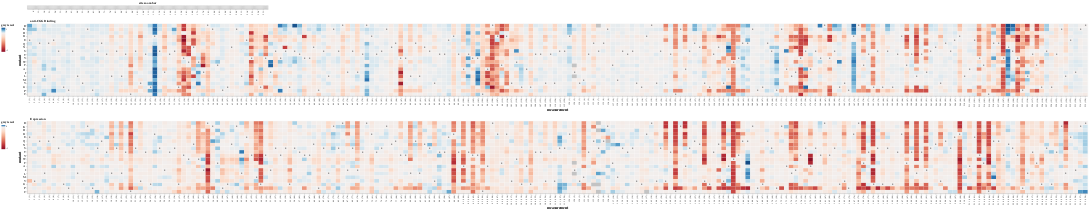

Here is the notebook cell this chart was saved with:
### Code cell
# Combine the two heatmaps with the zoom bar - you have to add the selections here backwards to get the right order - why!?
final_plot = (zoom_bar & binding_heatmap & expression_heatmap)

final_plot

### Figure 1 — Vega-Lite specification as saved in the notebook (floating-point values rounded to 4 significant figures; data arrays with more than 128 entries replaced by an {"elided": "..."} marker saying what was removed)
{"config": {"view": {"continuousWidth": 400, "continuousHeight": 300}}, "vconcat": [{"data": {"name": "data-f3cd122e09566747485ef22d4ca5e726"}, "mark": {"type": "rect", "color": "lightgray"}, "encoding": {"x": {"type": "ordinal", "axis": {"values": [1, 6, 11, 16, 21, 26, 31, 36, 41, 46, 51, 56, 61, 66, 71, 76, 81, 86, 91, 96, 101, 106, 111, 116, 121, 126, 131, 136, 141, 146, 151, 156, 161, 166, 171, 176, 181, 186, 191, 196, 201, 206, 211, 216, 221, 226, 231]}, "field": "site", "title": null}}, "height": 15, "selection": {"selector009": {"type": "interval", "encodings": ["x"], "mark": {"stroke": "black", "strokeWidth": 2}}}, "title": "site zoom bar", "width": 1000}, {"layer": [{"mark": "rect", "encoding": {"color": {"type": "quantitative", "field": "Binding", "legend": {"gradientLength": 100, "orient": "left", "title": "grey is n.d."}, "scale": {"clamp": true, "domainMid": 0, "reverse": false, "scheme": "redblue"}}, "stroke": {"value": "black"}, "strokeWidth": {"condition": {"value": 2, "selection": "selector010"}, "value": 0}, "tooltip": [{"type": "nominal", "field": "target", "title": "Variant"}, {"type": "nominal", "field": "mutation", "title": "Mutation"}, {"type": "quantitative", "field": "Expression", "format": ".2f", "title": "Change in Expression"}, {"type": "quantitative", "field": "Binding", "format": ".2f", "title": "Change in CGG Binding Affinity"}, {"type": "quantitative", "field": "Abundance", "format": ".0f", "title": "Abundance"}, {"type": "quantitative", "field": "Rate", "format": ".2f", "title": "Rate"}, {"type": "quantitative", "field": "Enrichment", "format": ".2f", "title": "Enrichment"}, {"type": "nominal", "field": "annotation", "title": "Annotation"}, {"type": "nominal", "field": "chain", "title": ""}], "x": {"type": "ordinal", "axis": {"titleFontSize": 15}, "field": "measurement", "sort": {"field": "site", "order": "ascending"}}, "y": {"type": "ordinal", "axis": {"labelFontSize": 12, "titleFontSize": 15}, "field": "mutant", "sort": ["R", "K", "H", "D", "E", "Q", "N", "S", "T", "Y", "W", "F", "A", "I", "L", "M", "V", "G", "P", "C", "*"]}}, "selection": {"selector012": {"type": "interval", "bind": "scales", "encodings": ["x", "y"]}, "selector010": {"type": "single", "encodings": ["x", "y"], "on": "mouseover", "empty": "none"}, "selector009": {"type": "interval", "encodings": ["x"], "mark": {"stroke": "black", "strokeWidth": 2}}, "selector011": {"type": "single", "fields": ["metric"], "bind": {"input": "select", "options": ["IMGT_Site", "Chain_Site"], "labels": ["IMGT Position", "Chain Name"], "name": "Select x-axis annotation: "}, "init": {"metric": "IMGT_Site"}}}, "transform": [{"fold": ["IMGT_Site", "Chain_Site"], "as": ["metric", "measurement"]}, {"filter": {"selection": "selector011"}}]}, {"mark": {"type": "rect", "opacity": 0.5}, "encoding": {"color": {"type": "nominal", "field": "Binding", "legend": null, "scale": {"scheme": "greys"}}, "x": {"type": "ordinal", "axis": {"titleFontSize": 15}, "field": "measurement", "sort": {"field": "site", "order": "ascending"}}, "y": {"type": "ordinal", "axis": {"labelFontSize": 12, "titleFontSize": 15}, "field": "mutant", "sort": ["R", "K", "H", "D", "E", "Q", "N", "S", "T", "Y", "W", "F", "A", "I", "L", "M", "V", "G", "P", "C", "*"]}}, "transform": [{"fold": ["IMGT_Site", "Chain_Site"], "as": ["metric", "measurement"]}, {"filter": {"selection": "selector011"}}, {"filter": "!isValid(datum.Binding)"}]}, {"mark": {"type": "text", "color": "black"}, "encoding": {"text": {"type": "nominal", "field": "wildtype_code"}, "x": {"type": "ordinal", "axis": {"titleFontSize": 15}, "field": "measurement", "sort": {"field": "site", "order": "ascending"}}, "y": {"type": "ordinal", "axis": {"labelFontSize": 12, "titleFontSize": 15}, "field": "mutant", "sort": ["R", "K", "H", "D", "E", "Q", "N", "S", "T", "Y", "W", "F", "A", "I", "L", "M", "V", "G", "P", "C", "*"]}}, "transform": [{"fold": ["IMGT_Site", "Chain_Site"], "as": ["metric", "measurement"]}, {"filter": {"selection": "selector011"}}]}], "data": {"name": "data-d8720a89c25a148456fe2011bd6ff64f"}, "height": 300, "title": {"text": "anti-CGG Binding", "anchor": "start", "dx": 120}, "transform": [{"filter": {"selection": "selector009"}}]}, {"layer": [{"mark": "rect", "encoding": {"color": {"type": "quantitative", "field": "Expression", "legend": {"gradientLength": 100, "orient": "left", "title": "grey is n.d."}, "scale": {"clamp": true, "domainMid": 0, "reverse": false, "scheme": "redblue"}}, "stroke": {"value": "black"}, "strokeWidth": {"condition": {"value": 2, "selection": "selector010"}, "value": 0}, "tooltip": [{"type": "nominal", "field": "target", "title": "Variant"}, {"type": "nominal", "field": "mutation", "title": "Mutation"}, {"type": "quantitative", "field": "Expression", "format": ".2f", "title": "Change in Expression"}, {"type": "quantitative", "field": "Binding", "format": ".2f", "title": "Change in CGG Binding Affinity"}, {"type": "quantitative", "field": "Abundance", "format": ".0f", "title": "Abundance"}, {"type": "quantitative", "field": "Rate", "format": ".2f", "title": "Rate"}, {"type": "quantitative", "field": "Enrichment", "format": ".2f", "title": "Enrichment"}, {"type": "nominal", "field": "annotation", "title": "Annotation"}, {"type": "nominal", "field": "chain", "title": ""}], "x": {"type": "ordinal", "axis": {"titleFontSize": 15}, "field": "measurement", "sort": {"field": "site", "order": "ascending"}}, "y": {"type": "ordinal", "axis": {"labelFontSize": 12, "titleFontSize": 15}, "field": "mutant", "sort": ["R", "K", "H", "D", "E", "Q", "N", "S", "T", "Y", "W", "F", "A", "I", "L", "M", "V", "G", "P", "C", "*"]}}, "selection": {"selector013": {"type": "interval", "bind": "scales", "encodings": ["x", "y"]}, "selector010": {"type": "single", "encodings": ["x", "y"], "on": "mouseover", "empty": "none"}, "selector009": {"type": "interval", "encodings": ["x"], "mark": {"stroke": "black", "strokeWidth": 2}}, "selector011": {"type": "single", "fields": ["metric"], "bind": {"input": "select", "options": ["IMGT_Site", "Chain_Site"], "labels": ["IMGT Position", "Chain Name"], "name": "Select x-axis annotation: "}, "init": {"metric": "IMGT_Site"}}}, "transform": [{"fold": ["IMGT_Site", "Chain_Site"], "as": ["metric", "measurement"]}, {"filter": {"selection": "selector011"}}]}, {"mark": {"type": "rect", "opacity": 0.5}, "encoding": {"color": {"type": "nominal", "field": "Expression", "legend": null, "scale": {"scheme": "greys"}}, "x": {"type": "ordinal", "axis": {"titleFontSize": 15}, "field": "measurement", "sort": {"field": "site", "order": "ascending"}}, "y": {"type": "ordinal", "axis": {"labelFontSize": 12, "titleFontSize": 15}, "field": "mutant", "sort": ["R", "K", "H", "D", "E", "Q", "N", "S", "T", "Y", "W", "F", "A", "I", "L", "M", "V", "G", "P", "C", "*"]}}, "transform": [{"fold": ["IMGT_Site", "Chain_Site"], "as": ["metric", "measurement"]}, {"filter": {"selection": "selector011"}}, {"filter": "!isValid(datum.Expression)"}]}, {"mark": {"type": "text", "color": "black"}, "encoding": {"text": {"type": "nominal", "field": "wildtype_code"}, "x": {"type": "ordinal", "axis": {"titleFontSize": 15}, "field": "measurement", "sort": {"field": "site", "order": "ascending"}}, "y": {"type": "ordinal", "axis": {"labelFontSize": 12, "titleFontSize": 15}, "field": "mutant", "sort": ["R", "K", "H", "D", "E", "Q", "N", "S", "T", "Y", "W", "F", "A", "I", "L", "M", "V", "G", "P", "C", "*"]}}, "transform": [{"fold": ["IMGT_Site", "Chain_Site"], "as": ["metric", "measurement"]}, {"filter": {"selection": "selector011"}}]}], "data": {"name": "data-d8720a89c25a148456fe2011bd6ff64f"}, "height": 300, "title": {"text": "Expression", "anchor": "start", "dx": 120}, "transform": [{"filter": {"selection": "selector009"}}]}], "$schema": "https://vega.github.io/schema/vega-lite/v4.8.1.json", "datasets": {"data-f3cd122e09566747485ef22d4ca5e726": {"elided": "220 records"}, "data-d8720a89c25a148456fe2011bd6ff64f": {"elided": "4400 records"}}}
